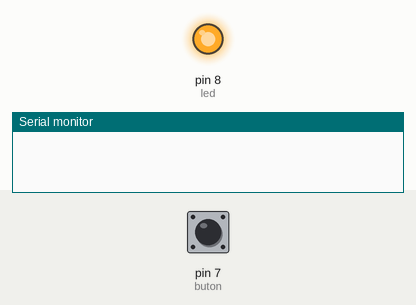
Recording of a sketch running on a simulated Arduino Uno, built with avr-gcc and run on an emulated ATmega328P. Parts: output pins drawn as LEDs (lit = HIGH), the last lines printed to the serial monitor. Inputs (shaded band) come from the test bench; at power-on: pin 7 (buton) HIGH.

Above: at 1.2 s.
1.3 s: pin 7 (buton) pulled LOW for 0.15 s
At 2.7 s:
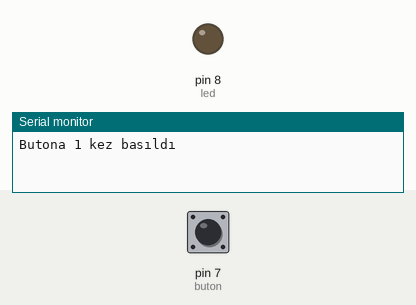
3.0 s: pin 7 (buton) pulled LOW for 1 s
At 5.2 s:
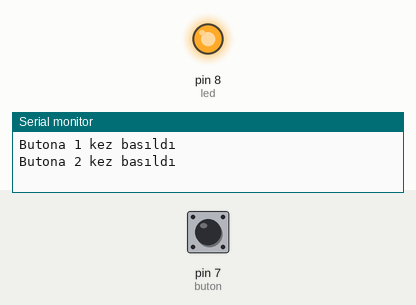
5.6 s: pin 7 (buton) pulled LOW for 3.2 s
At 10.1 s:
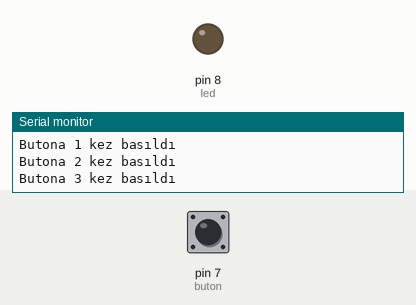
Timing chart, 0 to 11.6 s (numbered marks = the images above; inputs shaded):
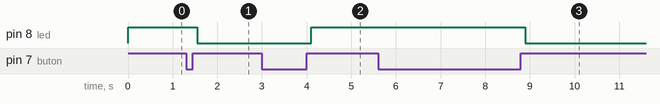

The sketch:

butona_basma_sayisi.ino
```cpp
#define buton 7
#define led 8
boolean deger=LOW;
int sayac =1;

void setup() {
  pinMode(led,OUTPUT);
  digitalWrite(led,HIGH);
  pinMode(buton,INPUT);
  Serial.begin(9600);
}

void loop() {
  if (digitalRead(buton)==LOW)
  {
    while(digitalRead(buton)==LOW){};
    delay(100);
    Serial.print("Butona ");
    Serial.print(sayac++);
    Serial.println(" kez basıldı");
    digitalWrite(led,deger);
    deger=!deger;
    delay(200);
    }
}
```

Measured:
- after the input at 1.3 s, pin 8 (led): HIGH → LOW after 0.25 s
- after the input at 3.0 s, pin 8 (led): LOW → HIGH after 1.1 s
- after the input at 5.6 s, pin 8 (led): HIGH → LOW after 3.3 s
